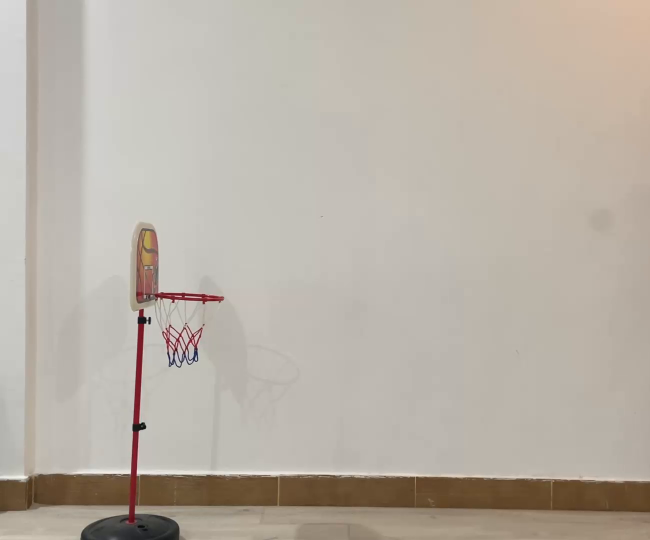
#> input picture frame 7 of Videos/vid (1).mp4, 1300 x 1080 px (shown at 1/2 size)
$ python 'main detecting orange circles.py'
#> lines starting #> are read from the running program, lines starting #| are printed output that depends on the picture; after the words box and inside, x2 and y2 are one past the last pixel; in counts of white or black regions, pixels touching at a corner belong together
import cv2
import numpy as np

def find_basketball_center(video_path):
    # Open the video file
#> called with video_path = 'Videos/vid (1).mp4'
    cap = cv2.VideoCapture(video_path)

    while cap.isOpened():
        ret, frame = cap.read()
#> frame is the input picture: shape (1080, 1300, 3); mean B, G, R 166.6, 176.8, 184.7

        if not ret:
            break

        # Convert the frame to the HSV color space
        hsv = cv2.cvtColor(frame, cv2.COLOR_BGR2HSV)
#> hsv: shape (1080, 1300, 3); mean H, S, V 20.4, 28.7, 184.8

        # Define the range of orange color in HSV
        lower_orange = np.array([10, 100, 100])
        upper_orange = np.array([20, 255, 255])

        # Threshold the image to get only orange colors
        mask = cv2.inRange(hsv, lower_orange, upper_orange)
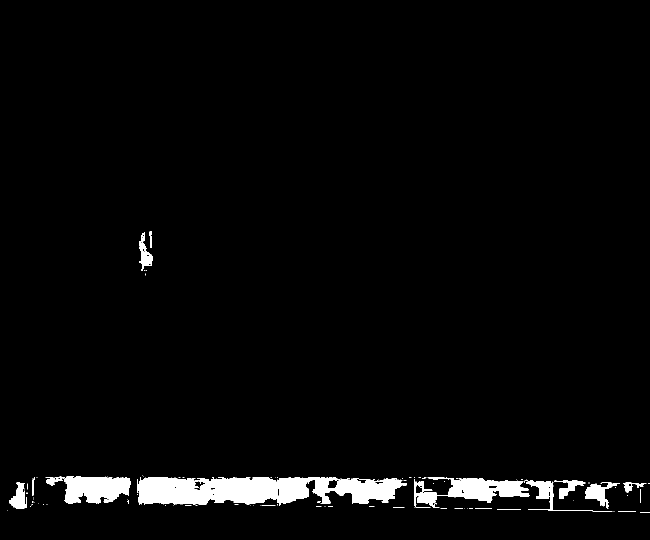
#> mask: shape (1080, 1300) (shown at 1/2 size); 3% white; 123 white regions (100 under 20 px), largest, box (x1, y1, x2, y2) and area: (274, 954, 554, 1010) 13202, (554, 954, 805, 1012) 8965, (829, 954, 1059, 1015) 6296

        # Bitwise-AND mask and original image
        res = cv2.bitwise_and(frame, frame, mask=mask)
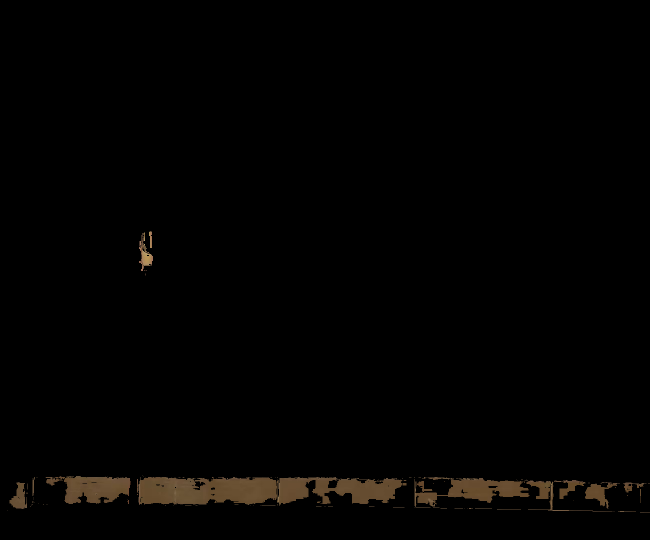
#> res: shape (1080, 1300, 3) (shown at 1/2 size); mean B, G, R 1.5, 2.4, 3.1

        # Convert the resulting image to grayscale
        gray = cv2.cvtColor(res, cv2.COLOR_BGR2GRAY)
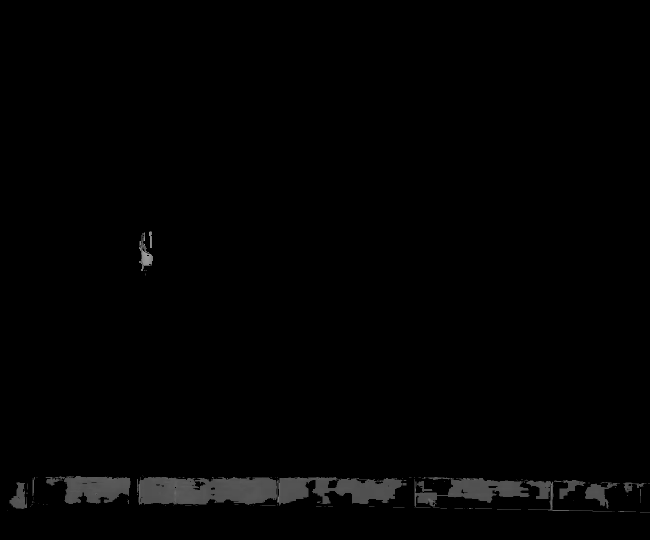
#> gray: shape (1080, 1300) (shown at 1/2 size); min 0, max 161, mean 2.5

        # Apply a blur to reduce noise
        blurred = cv2.GaussianBlur(gray, (5, 5), 0)

        # Use the HoughCircles function to detect circles in the frame
        circles = cv2.HoughCircles(
            blurred, cv2.HOUGH_GRADIENT, dp=1, minDist=20, param1=50, param2=30, minRadius=10, maxRadius=50
        )
#> circles = None

        if circles is not None:
            # Convert the (x, y) coordinates and radius of the circles to integers
            circles = np.round(circles[0, :]).astype("int")

            # Find the circle with the desired color
            for (x, y, r) in circles:
                if mask[y, x] == 255:
                    # Draw the circle on the frame
                    cv2.circle(frame, (x, y), r, (0, 255, 0), 4)
                    center = (x, y)
                    cv2.circle(frame, center, 1, (0, 255, 0), 5)

                    # Display the frame with the circle
                    cv2.imshow("Basketball Detection", frame)

        # Break the loop if 'q' key is pressed
        if cv2.waitKey(1) & 0xFF == ord("q"):
#> (key q is pressed here)
            break

    # Release the video capture object and close all windows
    cap.release()
    cv2.destroyAllWindows()

# Example usage:
video_path = "Videos/vid (1).mp4"
find_basketball_center(video_path)

$ run again, starting later in the video
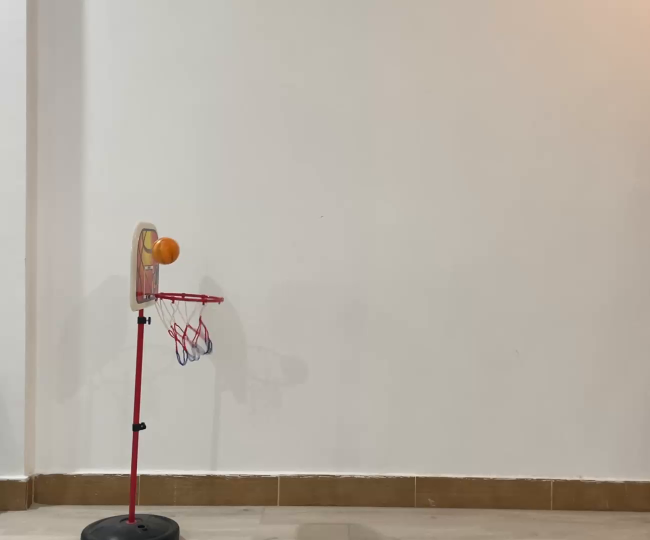
#> input picture frame 31 of Videos/vid (1).mp4, 1300 x 1080 px (shown at 1/2 size)
#> in find_basketball_center, frame is the input picture: shape (1080, 1300, 3); mean B, G, R 164.5, 175.1, 183
#> hsv: shape (1080, 1300, 3); mean H, S, V 20.6, 29.5, 183.1
#> in find_basketball_center, `mask = cv2.inRange(hsv, lower_orange, upper_orange)`:
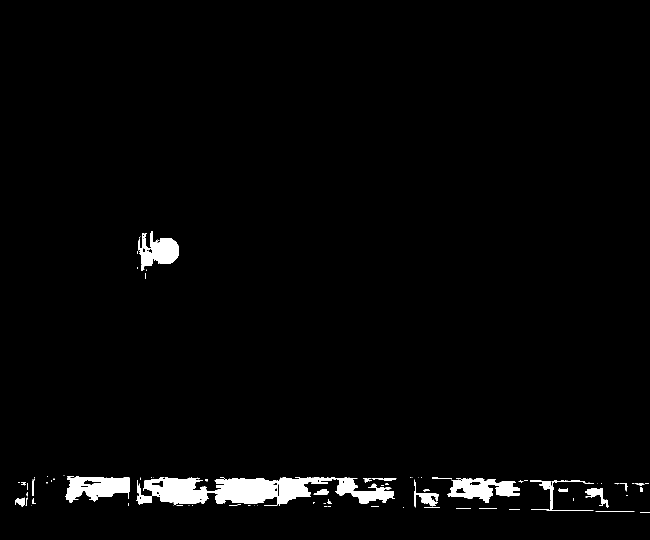
#> mask: shape (1080, 1300) (shown at 1/2 size); 2.3% white; 107 white regions (72 under 20 px), largest, box (x1, y1, x2, y2) and area: (286, 954, 557, 1012) 10366, (557, 954, 790, 1012) 5698, (130, 952, 260, 1006) 4451
#> in find_basketball_center, `res = cv2.bitwise_and(frame, frame, mask=mask)`:
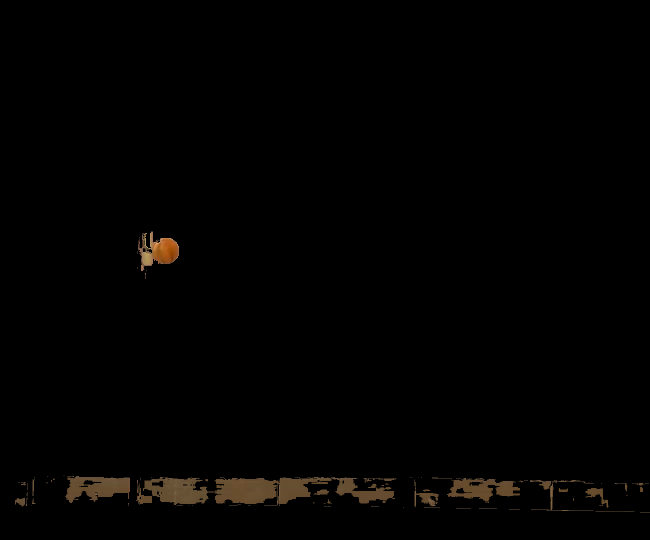
#> res: shape (1080, 1300, 3) (shown at 1/2 size); mean B, G, R 1.2, 1.9, 2.6
#> circles = None

$ run again, starting later in the video
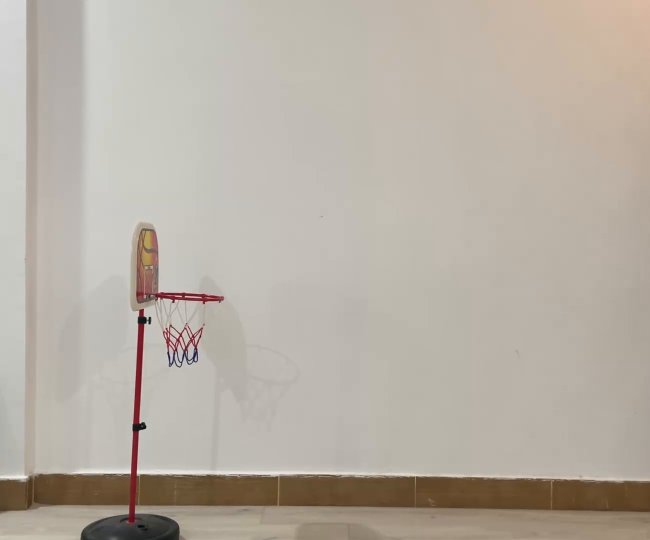
#> input picture frame 56 of Videos/vid (1).mp4, 1300 x 1080 px (shown at 1/2 size)
#> in find_basketball_center, frame is the input picture: shape (1080, 1300, 3); mean B, G, R 164.6, 175.1, 182.9
#> hsv: shape (1080, 1300, 3); mean H, S, V 20.6, 29.2, 182.9
#> in find_basketball_center, `mask = cv2.inRange(hsv, lower_orange, upper_orange)`:
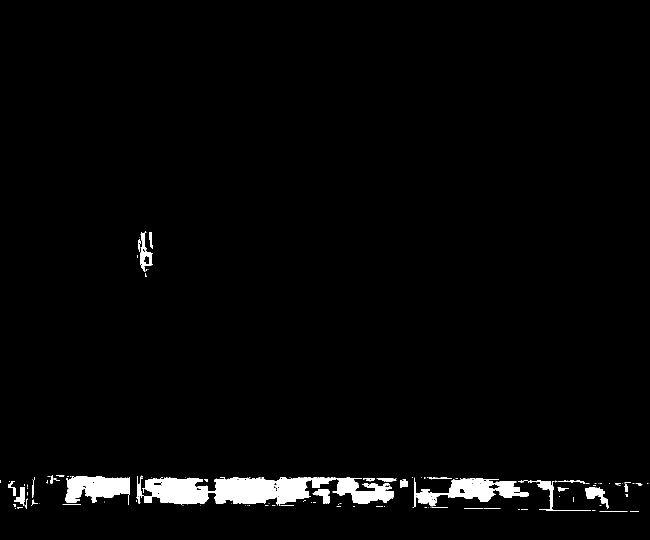
#> mask: shape (1080, 1300) (shown at 1/2 size); 2.5% white; 152 white regions (115 under 20 px), largest, box (x1, y1, x2, y2) and area: (274, 952, 788, 1012) 18185, (829, 955, 1058, 1014) 5549, (130, 952, 260, 1010) 4989
#> in find_basketball_center, `res = cv2.bitwise_and(frame, frame, mask=mask)`:
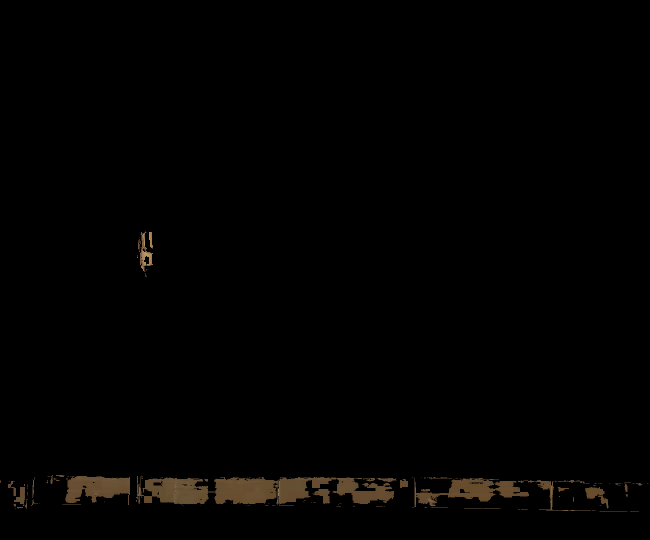
#> res: shape (1080, 1300, 3) (shown at 1/2 size); mean B, G, R 1.3, 2, 2.6
#> circles = None
